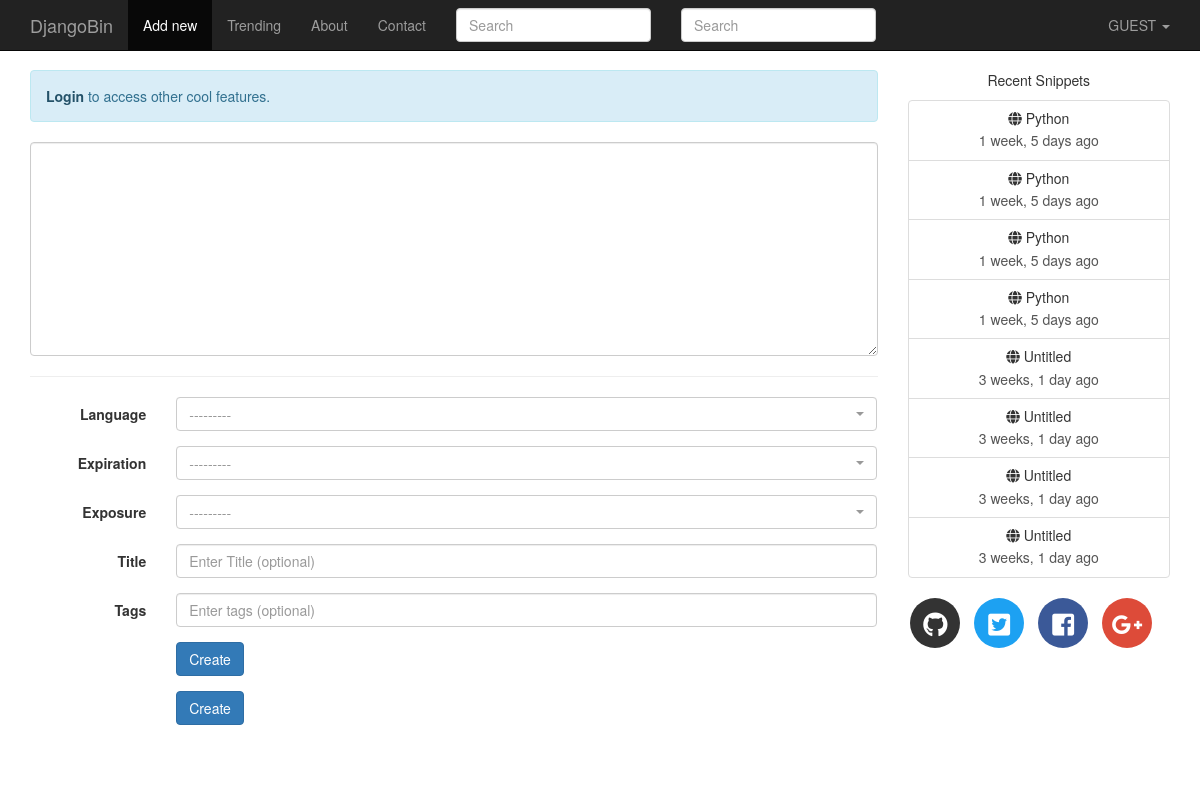
The page / on the database its author committed.
### djangobin/models.py (models this page shows, shortened)
class Language(models.Model):
    name = models.CharField(max_length=100)
    lang_code = models.CharField(max_length=100, unique=True, verbose_name='Language Code')
    slug = models.SlugField(max_length=100, unique=True)
    mime = models.CharField(max_length=100, help_text='MIME to use when sending snippets as file')
    file_extension  = models.CharField(max_length=10)
    created_on = models.DateTimeField(auto_now_add=True)
    updated_on = models.DateTimeField(auto_now=True)
    def __str__(self):
        return self.name

class Snippet(models.Model):
    title = models.CharField(max_length=200, blank=True)
    original_code = models.TextField()
    highlighted_code = models.TextField(blank=True, help_text="Read only field. Will contain the"
                                    " syntax-highlited version of the original code.")
    expiration = models.CharField(max_length=10, choices=Pref.expiration_choices)
    exposure = models.CharField(max_length=10, choices=Pref.exposure_choices)
    hits = models.IntegerField(default=0, help_text='Read only field. '
                                                    'Will be updated after every visit to snippet.')
    slug = models.SlugField(help_text='Read only field. Will be filled automatically.')
    created_on = models.DateTimeField(auto_now_add=True)
    language = models.ForeignKey(Language, on_delete=models.CASCADE)
    user = models.ForeignKey(User, on_delete=models.CASCADE)
    tags = models.ManyToManyField(Tag, blank=True)
    class Meta:
        ordering = ['-created_on']
    def get_absolute_url(self):
        return reverse('djangobin:snippet_detail', args=[self.slug])

### djangobin/views.py (the view)
# urls.py: url(r'^$', views.index, name='index'),
def index(request):
    if request.method ==  'POST':
        f = SnippetForm(request.POST)
        if f.is_valid():
            snippet = f.save(request)
            return redirect(reverse('djangobin:snippet_detail', args=[snippet.slug]))
    else:
        f = SnippetForm()
    return render(request, 'djangobin/index.html', {'form': f})

### djangobin/context_processors.py (called while the page is built)
def recent_snippets(request):
    return dict(recent_snippets=Snippet.objects.filter(exposure='public').order_by("-id")[:8])

### templates/djangobin/index.html (shortened to what this page needs)
{% extends 'djangobin/base.html' %}
{% load static %}
{% block main %}
    <form action="" class="form-horizontal" method="post">
        {{ form.original_code }}
        <hr>
        <div class="form-group">
            <label for="{{ form.language.id_for_label }}" class="col-sm-2 control-label">Language</label>
            <div class="col-lg-10 col-md-10 col-sm-10">
                {{ form.language }}
            </div>
        </div>
        <div class="form-group">
            <label for="{{ form.expiration.id_for_label }}" class="col-sm-2  control-label">Expiration</label>
            <div class="col-lg-10 col-md-10 col-sm-10">
                {{ form.expiration }}
            </div>
        </div>
        <div class="form-group">
            <label for="{{ form.exposure.id_for_label }}" class="col-sm-2  control-label">Exposure</label>
            <div class="col-lg-10 col-md-10 col-sm-10">
                {{ form.exposure }}
            </div>
        </div>
        <div class="form-group">
            <label for="{{ form.title.id_for_label }}" class="col-sm-2  control-label">Title</label>
            <div class="col-lg-10 col-md-10 col-sm-10">
                {{ form.title }}
            </div>
        </div>
        <div class="form-group">
            <label for="{{ form.snippet_tags.id_for_label }}" class="col-sm-2  control-label">Tags</label>
            <div class="col-lg-10 col-md-10 col-sm-10">
                {{ form.snippet_tags }}
            </div>
        </div>
        <div class="form-group">
            <label for="inputEmail3" class="col-sm-2 control-label"></label>
            <div class="col-lg-10 col-md-10 col-sm-10">
                <button type="submit" class="btn btn-primary">Create</button>
            </div>
        </div>
        <div class="form-group">
            <label for="inputEmail3" class="col-sm-2 control-label"></label>
            <div class="col-lg-10 col-md-10 col-sm-10">
                <button type="submit" class="btn btn-primary">Create</button>
            </div>
        </div>
    </form>
{% endblock %}

### templates/djangobin/base.html (shortened to what this page needs)
<!DOCTYPE html>
<html lang="en">
<head>
    {% load static %}
    {% load humanize %}
    <link rel="stylesheet" href="{% static 'djangobin/css/bootstrap.min.css' %}" >
    <link rel="stylesheet" href="{% static 'djangobin/css/bootstrap-select.min.css' %}" >
    <link href="https://use.fontawesome.com/releases/v5.0.7/css/all.css" rel="stylesheet">
    <link rel="stylesheet" href="{% static 'djangobin/css/main.css' %}">
    <link rel="stylesheet" href="{% static 'djangobin/css/default.css' %}">
</head>
<body>
<nav class="navbar navbar-default navbar-inverse navbar-fixed-top">
    <div class="container">
        <div class="navbar-header">
            <a class="navbar-brand" href="{% url 'djangobin:index' %}">DjangoBin</a>
        </div>
        <div class="collapse navbar-collapse" id="bs-example-navbar-collapse-1">
            <ul class="nav navbar-nav">
                <li {% if request.path == '/' %}class='active'{% endif %} >
                    <a href="{% url 'djangobin:index' %}">Add new</a>
                </li>
                <li {% if request.path == '/trending/' %}class='active'{% endif %}>
                    <a href="{% url 'djangobin:trending_snippets' %}">Trending<span class="sr-only">(current)</span></a>
                </li>
                <li {% if request.path == '/about/' %}class='active'{% endif %}>
                    <a href="">About</a>
                </li>
                <li {% if request.path == '/contact/' %}class='active'{% endif %}>
                    <a href="{% url 'djangobin:contact' %}">Contact</a>
                </li>
                <form action="{% url 'djangobin:search' %}" class="navbar-form navbar-left" method="get">
                <div class="form-group">
                    <input type="text" name="query" class="form-control"
                           placeholder="Search" value="{{ request.GET.query }}">
                </div>
                </form>
            </ul>
            <form action="" class="navbar-form navbar-left" method="get">
                <div class="form-group">
                    <input type="text" name="query" class="form-control" placeholder="Search" value="">
                </div>
            </form>
            <ul class="nav navbar-nav navbar-right">
                <li class="dropdown">
                    <a href="#" class="dropdown-toggle" data-toggle="dropdown" role="button"
                       aria-haspopup="true" aria-expanded="false">
                        {% if request.user.is_authenticated %}
                            {{ request.user.username|upper }}
                        {% else %}
                            GUEST
                        {% endif %}
                        <span class="caret"></span>
                    </a>
                </li>
            </ul>
        </div>
    </div>
</nav>
<div class="container">
    <div class="row">
        <div class="col-lg-9 col-md-9">
            {% if not request.user.is_authenticated and not request.path == '/login/'  %}
                <p class="alert alert-info">
                    <a href="{% url 'djangobin:login' %}?next={{ request.path }}" class="alert-link">Login</a> to access other cool features.
                </p>
            {% endif %}
            {% block main %}{% endblock %}
        </div>
     <div class="col-lg-3 col-md-3 text-center hidden-sm hidden-xs">
            <p>Recent Snippets</p>
            <div class="list-group">
                {% for recent_snippet in recent_snippets %}
                    <a href="{{ recent_snippet.get_absolute_url }}" class="list-group-item">
                        <h5 class="list-group-item-heading"><span class="fa fa-globe
"></span> {{ recent_snippet.title }}</h5>
                        <p class="list-group-item-text">{{ recent_snippet.created_on|naturaltime }}</p>
                    </a>
                {% endfor %}
            </div>
        </div>
<footer>
    <div class="social-icons">
        <div class="container text-center">
            <ul class="list-inline">
                <li class="list-inline-item social-github">
                    <a href="https://github.com/">
                        <i class="fab fa-github"></i>
                    </a>
                </li>
                <li class="list-inline-item social-twitter">
                    <a href="https://twitter.com/">
                        <i class="fab fa-twitter-square"></i>
                    </a>
                </li>
                <li class="list-inline-item social-facebook">
                    <a href="https://www.facebook.com/">
                        <i class="fab fa-facebook-square"></i>
                    </a>
                </li>
                <li class="list-inline-item social-google-plus">
                    <a href="https://plus.google.com/">
                        <i class="fab fa-google-plus-g"></i>
                    </a>
                </li>
            </ul>
        </div>
    </div>
</footer>
</body>
</html>

### static/djangobin/css/main.css (style rules this page uses)
body { padding-top: 70px; }
.social-icons { margin: 30px 0; }
footer .social-icons ul.list-inline li a { display: block; width: 50px; height: 50px; color: #fff; border-radius: 100%; font-size: 25px; line-height: 50px; }
footer .social-icons ul.list-inline li.social-github a { background-color: #333; transition: all .2s ease-in-out; }
footer .social-icons ul.list-inline li.social-twitter a { background-color: #1da1f2; transition: all .2s ease-in-out; }
footer .social-icons ul.list-inline li.social-facebook a { background-color: #3b5998; transition: all .2s ease-in-out; }
footer .social-icons ul.list-inline li.social-google-plus a { background-color: #dd4b39; transition: all .2s ease-in-out; }

### rows shown on the page
Language: language "---------"
Snippet: title "Python", created_on "1 week, 5 days ago"
Snippet: title "Python", created_on "1 week, 5 days ago"
Snippet: title "Python", created_on "1 week, 5 days ago"
Snippet: title "Python", created_on "1 week, 5 days ago"
Snippet: title "Untitled", created_on "3 weeks, 1 day ago"
Snippet: title "Untitled", created_on "3 weeks, 1 day ago"
Snippet: title "Untitled", created_on "3 weeks, 1 day ago"
Snippet: title "Untitled", created_on "3 weeks, 1 day ago"
